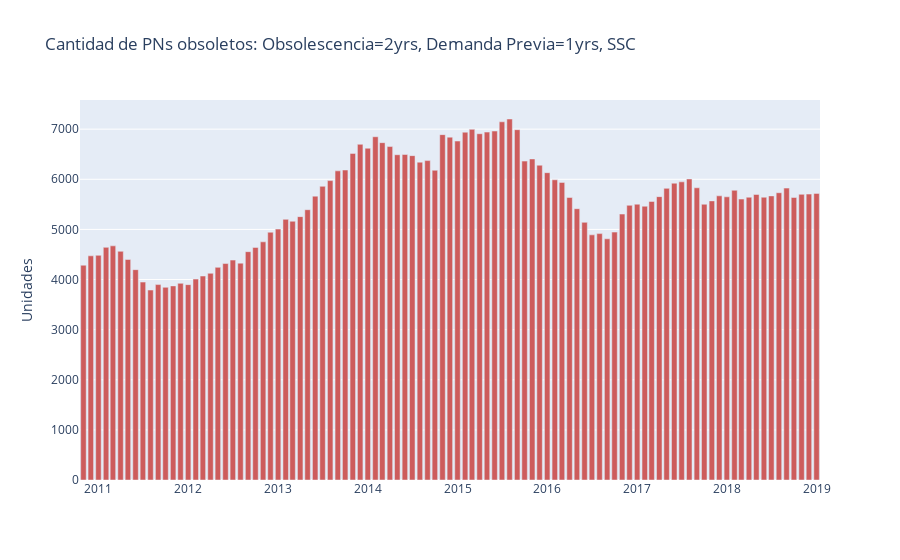

Source (notebook cell):
### Markdown cell above
# Ahorros

### Code cell
PNs, PNs_n = get_def_obsoletos(linea, years_obsoleto=2, years_dda_previa=1, grafico=True)
